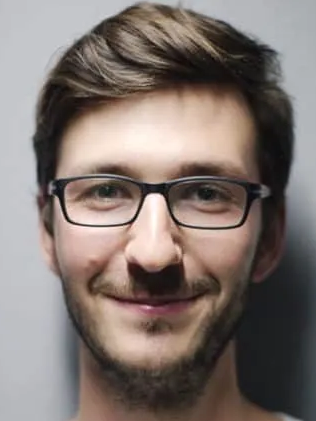
#> input picture face_cartoon_orig.png, 316 x 421 px
$ jupyter execute image_process_task_2.ipynb   (shell and % lines are left out)   (older library calls are emulated)
#> lines starting #> are read from the running program, lines starting #| are printed output that depends on the picture
[cell 1]
# plot photo with detected faces using opencv cascade classifier
# Perform a pixma like cartoon drawing filter

from cv2 import cv2
from cv2.cv2 import imread
from cv2.cv2 import imshow
from cv2.cv2 import CascadeClassifier
import numpy as np
import matplotlib.pyplot as plt


# load the photograph
pixels = imread('face_cartoon_orig.png')
#> pixels is the input picture: shape (421, 316, 3); mean B, G, R 112, 117.1, 128.4
pixels_orig = np.flip(pixels, axis=-1)
plt.imshow(pixels_orig)
plt.show()

[cell 2]
# load the pre-trained model
classifier = CascadeClassifier('haarcascade_frontalface_default.xml')

# perform face detectionq
bboxes = classifier.detectMultiScale(pixels)
#> bboxes = [[24, 94, 262, 262]]
x, y, width, height = bboxes[0]
#> x = 24; y = 94; width = 262; height = 262
face_image = pixels_orig[y:y+height,x:x+width]
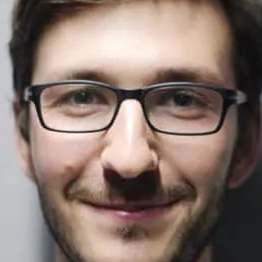
#> face_image: shape (262, 262, 3); mean R, G, B 135.5, 117.4, 109.1
plt.imshow(face_image)
plt.show()

[cell 3]
ksize = 3
imageAllBlurred = cv2.medianBlur(face_image,ksize=ksize) # with a kernel size value 'ksize' equals to 3 for example
for i in range(2):
    imageAllBlurred = cv2.medianBlur(face_image,ksize=ksize)
imageAllBlurred = np.where(imageAllBlurred<face_image,face_image,imageAllBlurred)
norm_image = cv2.normalize(imageAllBlurred, None, alpha=0, beta=1, norm_type=cv2.NORM_MINMAX, dtype=cv2.CV_32F)
# show the image of the cartoon face
plt.imshow(norm_image)
plt.show()

[cell 4]
# load the catoon photograph
toonpixels = imread('face_cartoon_toon.png')
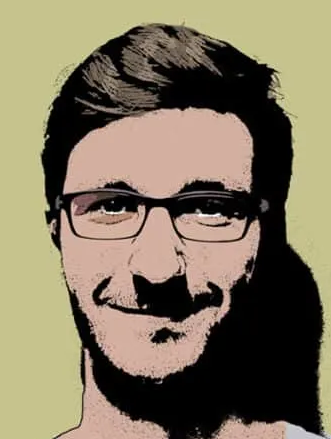
#> input picture face_cartoon_toon.png, 331 x 439 px
#> toonpixels is the input picture: shape (439, 331, 3); mean B, G, R 95.2, 118.3, 129.2
toonpixels = np.flip(toonpixels, axis=-1)
bboxes = classifier.detectMultiScale(toonpixels)
#> bboxes = [[28, 104, 270, 270]]
x, y, width, height = bboxes[0]
#> x = 28; y = 104; width = 270; height = 270
face_image = toonpixels[y:y+height,x:x+width]
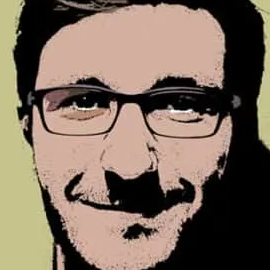
#> face_image: shape (270, 270, 3); mean R, G, B 124.5, 107.6, 93.6
plt.imshow(face_image)
plt.show()
